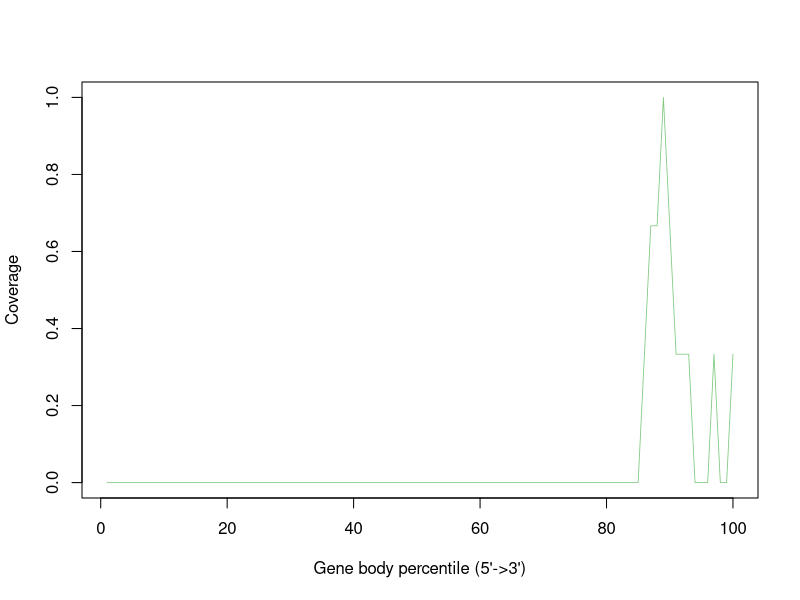

The R script that drew this image:
Mmus_C57_6J_LVR_FLT_C_Rep5_M30_Aligned.sortedByCoord_sorted.out <- c(0.0,0.0,0.0,0.0,0.0,0.0,0.0,0.0,0.0,0.0,0.0,0.0,0.0,0.0,0.0,0.0,0.0,0.0,0.0,0.0,0.0,0.0,0.0,0.0,0.0,0.0,0.0,0.0,0.0,0.0,0.0,0.0,0.0,0.0,0.0,0.0,0.0,0.0,0.0,0.0,0.0,0.0,0.0,0.0,0.0,0.0,0.0,0.0,0.0,0.0,0.0,0.0,0.0,0.0,0.0,0.0,0.0,0.0,0.0,0.0,0.0,0.0,0.0,0.0,0.0,0.0,0.0,0.0,0.0,0.0,0.0,0.0,0.0,0.0,0.0,0.0,0.0,0.0,0.0,0.0,0.0,0.0,0.0,0.0,0.0,0.3333333333333333,0.6666666666666666,0.6666666666666666,1.0,0.6666666666666666,0.3333333333333333,0.3333333333333333,0.3333333333333333,0.0,0.0,0.0,0.3333333333333333,0.0,0.0,0.3333333333333333)


pdf("Mmus_C57-6J_LVR_FLT_C_Rep5_M30.geneBodyCoverage.curves.pdf")
x=1:100
icolor = colorRampPalette(c("#7fc97f","#beaed4","#fdc086","#ffff99","#386cb0","#f0027f"))(1)
plot(x,Mmus_C57_6J_LVR_FLT_C_Rep5_M30_Aligned.sortedByCoord_sorted.out,type='l',xlab="Gene body percentile (5'->3')", ylab="Coverage",lwd=0.8,col=icolor[1])
dev.off()
